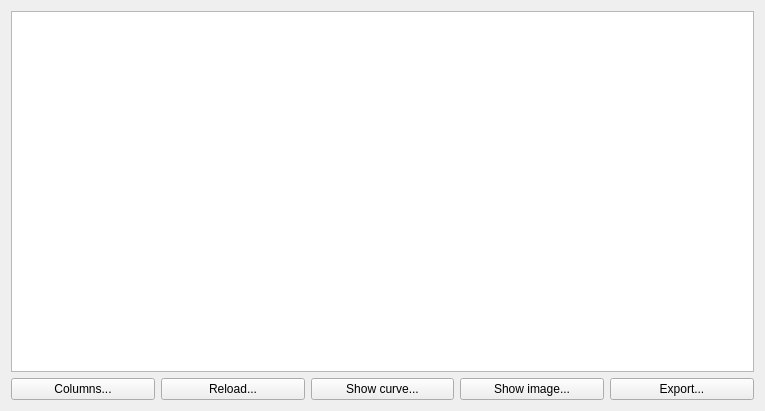
<?xml version="1.0" encoding="UTF-8"?>
<ui version="4.0">
 <class>Form</class>
 <widget class="QWidget" name="Form">
  <property name="geometry">
   <rect>
    <x>0</x>
    <y>0</y>
    <width>765</width>
    <height>411</height>
   </rect>
  </property>
  <property name="windowTitle">
   <string>File list</string>
  </property>
  <layout class="QVBoxLayout" name="verticalLayout">
   <item>
    <widget class="QTreeView" name="treeView"/>
   </item>
   <item>
    <layout class="QHBoxLayout" name="horizontalLayout">
     <item>
      <widget class="QPushButton" name="columnConfigurePushButton">
       <property name="text">
        <string>Columns...</string>
       </property>
       <property name="icon">
        <iconset theme="preferences-system"/>
       </property>
      </widget>
     </item>
     <item>
      <widget class="QPushButton" name="reloadHeadersPushButton">
       <property name="text">
        <string>Reload...</string>
       </property>
       <property name="icon">
        <iconset theme="view-refresh"/>
       </property>
      </widget>
     </item>
     <item>
      <widget class="QPushButton" name="showCurvePushButton">
       <property name="text">
        <string>Show curve...</string>
       </property>
       <property name="icon">
        <iconset resource="../../resource/icons/icons.qrc">
         <normaloff>:/icons/graph_orientation_lower.svg</normaloff>:/icons/graph_orientation_lower.svg</iconset>
       </property>
      </widget>
     </item>
     <item>
      <widget class="QPushButton" name="showImagePushButton">
       <property name="text">
        <string>Show image...</string>
       </property>
       <property name="icon">
        <iconset resource="../../resource/icons/icons.qrc">
         <normaloff>:/icons/exposureviewer.svg</normaloff>:/icons/exposureviewer.svg</iconset>
       </property>
      </widget>
     </item>
     <item>
      <widget class="QPushButton" name="exportTablePushButton">
       <property name="text">
        <string>Export...</string>
       </property>
       <property name="icon">
        <iconset theme="x-office-spreadsheet"/>
       </property>
      </widget>
     </item>
    </layout>
   </item>
  </layout>
 </widget>
 <tabstops>
  <tabstop>treeView</tabstop>
  <tabstop>columnConfigurePushButton</tabstop>
  <tabstop>reloadHeadersPushButton</tabstop>
  <tabstop>showCurvePushButton</tabstop>
  <tabstop>showImagePushButton</tabstop>
  <tabstop>exportTablePushButton</tabstop>
 </tabstops>
 <resources>
  <include location="../../resource/icons/icons.qrc"/>
 </resources>
 <connections/>
</ui>
